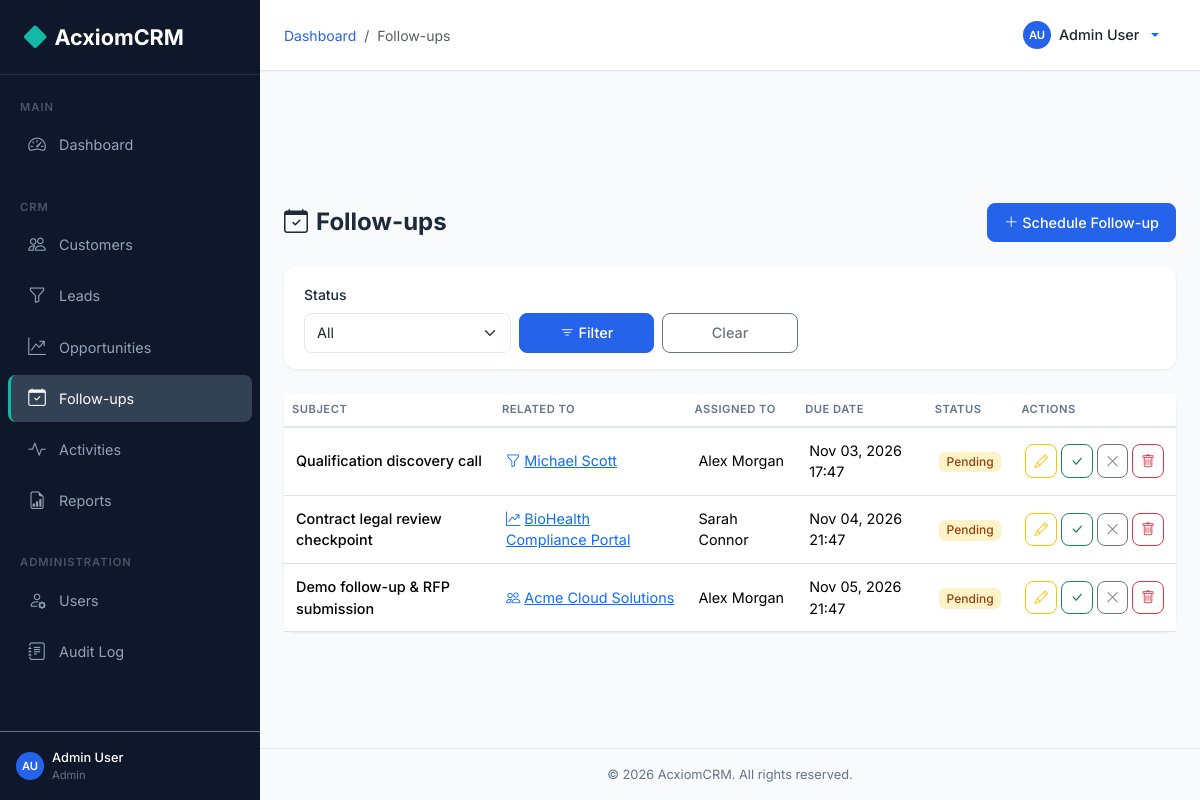
The page /followups/ (signed in) on the database its author committed.
### backend/models.py (models this page shows, shortened)
class User(UserMixin, db.Model):
    __tablename__ = 'users'
    id = db.Column(db.Integer, primary_key=True)
    first_name = db.Column(db.String(50), nullable=False)
    last_name = db.Column(db.String(50), nullable=False)
    email = db.Column(db.String(120), unique=True, nullable=False, index=True)
    password_hash = db.Column(db.String(256), nullable=False)
    phone = db.Column(db.String(20))
    role_id = db.Column(db.Integer, db.ForeignKey('roles.id'), nullable=False)
    is_active = db.Column(db.Boolean, default=True)
    failed_login_count = db.Column(db.Integer, default=0)
    lockout_until = db.Column(db.DateTime, nullable=True)
    created_at = db.Column(db.DateTime, default=datetime.utcnow)
    updated_at = db.Column(db.DateTime, default=datetime.utcnow, onupdate=datetime.utcnow)
    customers = db.relationship('Customer', backref='assigned_user', lazy='dynamic', foreign_keys='Customer.assigned_to')
    leads = db.relationship('Lead', backref='assigned_user', lazy='dynamic', foreign_keys='Lead.assigned_to')
    opportunities = db.relationship('Opportunity', backref='assigned_user', lazy='dynamic', foreign_keys='Opportunity.assigned_to')
    @property
    def full_name(self):
        return f'{self.first_name} {self.last_name}'
    def is_admin(self):
        return self.role and self.role.name == 'Admin'

class Role(db.Model):
    __tablename__ = 'roles'
    id = db.Column(db.Integer, primary_key=True)
    name = db.Column(db.String(50), unique=True, nullable=False)
    description = db.Column(db.String(200))
    permissions = db.relationship('Permission', secondary=role_permissions, backref='roles')
    users = db.relationship('User', backref='role', lazy='dynamic')

class FollowUp(db.Model):
    __tablename__ = 'followups'
    id = db.Column(db.Integer, primary_key=True)
    subject = db.Column(db.String(200), nullable=False)
    description = db.Column(db.Text)
    customer_id = db.Column(db.Integer, db.ForeignKey('customers.id'))
    lead_id = db.Column(db.Integer, db.ForeignKey('leads.id'))
    opportunity_id = db.Column(db.Integer, db.ForeignKey('opportunities.id'))
    assigned_to = db.Column(db.Integer, db.ForeignKey('users.id'))
    due_date = db.Column(db.DateTime, nullable=False)
    status = db.Column(db.String(20), default='Pending')  # Pending, Completed, Cancelled
    created_by = db.Column(db.Integer, db.ForeignKey('users.id'))
    created_at = db.Column(db.DateTime, default=datetime.utcnow)
    updated_at = db.Column(db.DateTime, default=datetime.utcnow, onupdate=datetime.utcnow)
    assignee = db.relationship('User', foreign_keys=[assigned_to])
    creator = db.relationship('User', foreign_keys=[created_by])
    @property
    def is_overdue(self):
        return self.status == 'Pending' and self.due_date < datetime.utcnow()

class Lead(db.Model):
    __tablename__ = 'leads'
    id = db.Column(db.Integer, primary_key=True)
    name = db.Column(db.String(100), nullable=False)
    email = db.Column(db.String(120), index=True)
    phone = db.Column(db.String(20))
    company = db.Column(db.String(100))
    source = db.Column(db.String(50))  # Web, Referral, Cold Call, etc.
    status = db.Column(db.String(20), default='New')  # New, Contacted, Qualified, Unqualified, Converted
    rating = db.Column(db.String(10))  # Hot, Warm, Cold
    description = db.Column(db.Text)
    assigned_to = db.Column(db.Integer, db.ForeignKey('users.id'))
    created_by = db.Column(db.Integer, db.ForeignKey('users.id'))
    converted = db.Column(db.Boolean, default=False)
    converted_customer_id = db.Column(db.Integer, db.ForeignKey('customers.id'))
    converted_date = db.Column(db.DateTime)
    created_at = db.Column(db.DateTime, default=datetime.utcnow)
    updated_at = db.Column(db.DateTime, default=datetime.utcnow, onupdate=datetime.utcnow)
    followups = db.relationship('FollowUp', backref='lead', lazy='dynamic')
    activities = db.relationship('Activity', backref='lead', lazy='dynamic')
    converted_customer = db.relationship('Customer', foreign_keys=[converted_customer_id])
    creator = db.relationship('User', foreign_keys=[created_by])

class Opportunity(db.Model):
    __tablename__ = 'opportunities'
    id = db.Column(db.Integer, primary_key=True)
    name = db.Column(db.String(100), nullable=False)
    customer_id = db.Column(db.Integer, db.ForeignKey('customers.id'), nullable=False)
    amount = db.Column(db.Float, default=0.0)
    stage = db.Column(db.String(30), default='Qualification')
    probability = db.Column(db.Integer, default=10)  # 0-100
    expected_close_date = db.Column(db.Date)
    description = db.Column(db.Text)
    assigned_to = db.Column(db.Integer, db.ForeignKey('users.id'))
    created_by = db.Column(db.Integer, db.ForeignKey('users.id'))
    created_at = db.Column(db.DateTime, default=datetime.utcnow)
    updated_at = db.Column(db.DateTime, default=datetime.utcnow, onupdate=datetime.utcnow)
    followups = db.relationship('FollowUp', backref='opportunity', lazy='dynamic')
    activities = db.relationship('Activity', backref='opportunity', lazy='dynamic')
    creator = db.relationship('User', foreign_keys=[created_by])
    STAGES = [
        ('Qualification', 10),
        ('Needs Analysis', 25),
        ('Proposal', 50),
        ('Negotiation', 75),
        ('Closed Won', 100),
        ('Closed Lost', 0),
    ]

class Customer(db.Model):
    __tablename__ = 'customers'
    id = db.Column(db.Integer, primary_key=True)
    name = db.Column(db.String(100), nullable=False)
    email = db.Column(db.String(120), index=True)
    phone = db.Column(db.String(20))
    company = db.Column(db.String(100))
    industry = db.Column(db.String(50))
    address = db.Column(db.String(200))
    city = db.Column(db.String(50))
    state = db.Column(db.String(50))
    country = db.Column(db.String(50))
    assigned_to = db.Column(db.Integer, db.ForeignKey('users.id'))
    created_by = db.Column(db.Integer, db.ForeignKey('users.id'))
    created_at = db.Column(db.DateTime, default=datetime.utcnow)
    updated_at = db.Column(db.DateTime, default=datetime.utcnow, onupdate=datetime.utcnow)
    opportunities = db.relationship('Opportunity', backref='customer', lazy='dynamic')
    followups = db.relationship('FollowUp', backref='customer', lazy='dynamic')
    activities = db.relationship('Activity', backref='customer', lazy='dynamic')
    creator = db.relationship('User', foreign_keys=[created_by])

### backend/routes/followups.py (the view)
@followups_bp.route('/')
@login_required
def list_followups():
    status = request.args.get('status', '').strip()
    page = request.args.get('page', 1, type=int)
    q = _base_query()
    if status:
        q = q.filter_by(status=status)
    followups = q.order_by(FollowUp.due_date.asc()).paginate(page=page, per_page=PER_PAGE, error_out=False)
    return render_template('followups/list.html', followups=followups)

### frontend/templates/followups/list.html (shortened to what this page needs)
{% extends 'base.html' %}
{% block breadcrumb %}
<li class="breadcrumb-item"><a href="{{ url_for('dashboard.index') }}">Dashboard</a></li>
<li class="breadcrumb-item active">Follow-ups</li>
{% endblock %}
{% block content %}
<div class="page-header">
    <h1><i class="bi bi-calendar-check me-2"></i>Follow-ups</h1>
    <a href="{{ url_for('followups.create') }}" class="btn btn-primary"><i class="bi bi-plus-lg me-1"></i>Schedule Follow-up</a>
</div>
<div class="filter-bar">
    <form method="GET" class="row g-2 align-items-end">
        <div class="col-md-3">
            <label class="form-label">Status</label>
            <select class="form-select" name="status">
                <option value="">All</option>
            </select>
        </div>
        <div class="col-md-2"><button type="submit" class="btn btn-primary w-100"><i class="bi bi-filter me-1"></i>Filter</button></div>
        <div class="col-md-2"><a href="{{ url_for('followups.list_followups') }}" class="btn btn-outline-secondary w-100">Clear</a></div>
    </form>
</div>
<div class="card">
    <div class="card-body p-0">
        {% if followups.items %}
        <div class="table-responsive">
            <table class="table table-hover mb-0">
                <thead><tr><th>Subject</th><th>Related To</th><th>Assigned To</th><th>Due Date</th><th>Status</th><th>Actions</th></tr></thead>
                <tbody>
                    {% for f in followups.items %}
                    <tr>
                        <td class="fw-medium">{{ f.subject }}</td>
                        <td>
                            {% if f.customer %}<a href="{{ url_for('customers.detail', id=f.customer.id) }}"><i class="bi bi-people me-1"></i>{{ f.customer.name }}</a>
                            {% elif f.lead %}<a href="{{ url_for('leads.detail', id=f.lead.id) }}"><i class="bi bi-funnel me-1"></i>{{ f.lead.name }}</a>
                            {% elif f.opportunity %}<a href="{{ url_for('opportunities.detail', id=f.opportunity.id) }}"><i class="bi bi-graph-up-arrow me-1"></i>{{ f.opportunity.name }}</a>
                            {% else %}-{% endif %}
                        </td>
                        <td>{{ f.assignee.full_name if f.assignee else '-' }}</td>
                        <td>{{ f.due_date.strftime('%b %d, %Y %H:%M') }} {% if f.is_overdue %}<span class="badge badge-overdue">Overdue</span>{% endif %}</td>
                        <td><span class="badge badge-{{ f.status|lower }}">{{ f.status }}</span></td>
                        <td class="text-nowrap">
                            <a href="{{ url_for('followups.edit', id=f.id) }}" class="btn btn-sm btn-outline-warning btn-icon" title="Edit"><i class="bi bi-pencil"></i></a>
                            {% if f.status == 'Pending' %}
                            <form method="POST" action="{{ url_for('followups.complete', id=f.id) }}" class="d-inline"><input type="hidden" name="csrf_token" value="{{ csrf_token() }}"/><button class="btn btn-sm btn-outline-success btn-icon" title="Complete"><i class="bi bi-check-lg"></i></button></form>
                            <form method="POST" action="{{ url_for('followups.cancel', id=f.id) }}" class="d-inline"><input type="hidden" name="csrf_token" value="{{ csrf_token() }}"/><button class="btn btn-sm btn-outline-secondary btn-icon" title="Cancel"><i class="bi bi-x-lg"></i></button></form>
                            {% endif %}
                            <button class="btn btn-sm btn-outline-danger btn-icon" data-delete-url="{{ url_for('followups.delete', id=f.id) }}" data-delete-name="{{ f.subject }}"><i class="bi bi-trash"></i></button>
                        </td>
                    </tr>
                    {% endfor %}
                </tbody>
            </table>
        </div>
        {% else %}
        <div class="empty-state"><i class="bi bi-calendar-check"></i><p>No follow-ups found</p></div>
        {% endif %}
    </div>
</div>
{% endblock %}

### frontend/templates/base.html (shortened to what this page needs)
<!DOCTYPE html>
<html lang="en">
<head>
    <link href="https://cdn.jsdelivr.net/npm/bootstrap@5.3.2/dist/css/bootstrap.min.css" rel="stylesheet">
    <link href="https://cdn.jsdelivr.net/npm/bootstrap-icons@1.11.2/font/bootstrap-icons.min.css" rel="stylesheet">
    <link href="{{ url_for('static', filename='css/style.css') }}" rel="stylesheet">
</head>
<body>
    <nav id="sidebar" class="sidebar">
        <div class="sidebar-brand">
            <i class="bi bi-diamond-fill"></i> AcxiomCRM
        </div>
        <div class="sidebar-nav">
            <div class="sidebar-section">Main</div>
            <ul class="nav flex-column">
                <li class="nav-item">
                    <a class="nav-link {% if request.endpoint == 'dashboard.index' %}active{% endif %}" href="{{ url_for('dashboard.index') }}">
                        <i class="bi bi-speedometer2"></i> Dashboard
                    </a>
                </li>
            </ul>
            <div class="sidebar-section mt-3">CRM</div>
            <ul class="nav flex-column">
                <li class="nav-item">
                    <a class="nav-link {% if 'customers' in (request.endpoint or '') %}active{% endif %}" href="{{ url_for('customers.list_customers') }}">
                        <i class="bi bi-people"></i> Customers
                    </a>
                </li>
                <li class="nav-item">
                    <a class="nav-link {% if 'leads' in (request.endpoint or '') %}active{% endif %}" href="{{ url_for('leads.list_leads') }}">
                        <i class="bi bi-funnel"></i> Leads
                    </a>
                </li>
                <li class="nav-item">
                    <a class="nav-link {% if 'opportunities' in (request.endpoint or '') %}active{% endif %}" href="{{ url_for('opportunities.list_opportunities') }}">
                        <i class="bi bi-graph-up-arrow"></i> Opportunities
                    </a>
                </li>
                <li class="nav-item">
                    <a class="nav-link {% if 'followups' in (request.endpoint or '') %}active{% endif %}" href="{{ url_for('followups.list_followups') }}">
                        <i class="bi bi-calendar-check"></i> Follow-ups
                    </a>
                </li>
                <li class="nav-item">
                    <a class="nav-link {% if 'activities' in (request.endpoint or '') %}active{% endif %}" href="{{ url_for('activities.list_activities') }}">
                        <i class="bi bi-activity"></i> Activities
                    </a>
                </li>
                <li class="nav-item">
                    <a class="nav-link {% if 'reports' in (request.endpoint or '') %}active{% endif %}" href="{{ url_for('reports.index') }}">
                        <i class="bi bi-file-earmark-bar-graph"></i> Reports
                    </a>
                </li>
            </ul>
            {% if current_user.is_admin() %}
            <div class="sidebar-section mt-3">Administration</div>
            <ul class="nav flex-column">
                <li class="nav-item">
                    <a class="nav-link {% if 'users' in (request.endpoint or '') %}active{% endif %}" href="{{ url_for('users.list_users') }}">
                        <i class="bi bi-person-gear"></i> Users
                    </a>
                </li>
                <li class="nav-item">
                    <a class="nav-link {% if 'audit' in (request.endpoint or '') %}active{% endif %}" href="{{ url_for('audit.list_logs') }}">
                        <i class="bi bi-journal-text"></i> Audit Log
                    </a>
                </li>
            </ul>
            {% endif %}
        </div>
        <div class="p-3 border-top border-secondary">
            <div class="d-flex align-items-center gap-2">
                <div class="user-avatar user-avatar-sm">{{ current_user.first_name[0] }}{{ current_user.last_name[0] }}</div>
                <div class="flex-grow-1">
                    <div style="font-size:0.8rem;color:#fff;font-weight:500;">{{ current_user.full_name }}</div>
                    <div style="font-size:0.7rem;color:#64748B;">{{ current_user.role.name }}</div>
                </div>
            </div>
        </div>
    </nav>
    <div class="main-content">
        <div class="top-navbar">
            <div class="d-flex align-items-center gap-3">
                <nav aria-label="breadcrumb">
                    <ol class="breadcrumb mb-0">
                        {% block breadcrumb %}{% endblock %}
                    </ol>
                </nav>
            </div>
            <div class="dropdown">
                <button class="btn btn-link text-decoration-none dropdown-toggle d-flex align-items-center gap-2" type="button" data-bs-toggle="dropdown">
                    <div class="user-avatar user-avatar-sm">{{ current_user.first_name[0] }}{{ current_user.last_name[0] }}</div>
                    <span class="text-dark fw-medium" style="font-size:0.9rem;">{{ current_user.full_name }}</span>
                </button>
            </div>
        </div>
        <div class="content-area pb-0 pt-3" style="padding-bottom:0!important;">
        </div>
        <div class="content-area">
            {% block content %}{% endblock %}
        </div>
        <div class="footer">
            &copy; 2026 AcxiomCRM. All rights reserved.
        </div>
    </div>
</body>
</html>

### rows shown on the page
User: first_name "A", last_name "U", full_name "Admin User"
Role: role.name "Admin"
FollowUp: subject "Qualification discovery call", lead.name "Michael Scott", assignee "Alex Morgan", due_date "Nov 03, 2026 17:47", status "Pending"
FollowUp: subject "Contract legal review checkpoint", opportunity.name "BioHealth Compliance Portal", assignee "Sarah Connor", due_date "Nov 04, 2026 21:47", status "Pending"
FollowUp: subject "Demo follow-up & RFP submission", customer.name "Acme Cloud Solutions", assignee "Alex Morgan", due_date "Nov 05, 2026 21:47", status "Pending"
